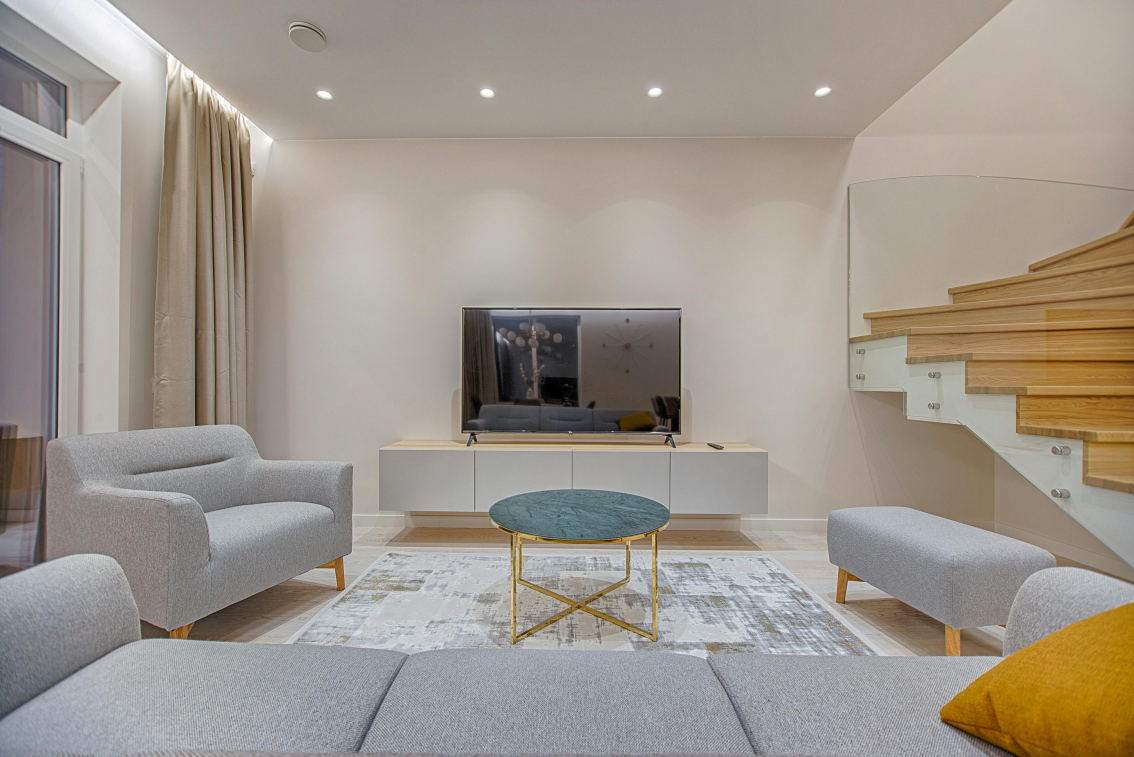
#> input picture sample.jpg, 3400 x 2270 px (shown at 1/3 size)
$ python main.py   (older library calls are emulated)
#> lines starting #> are read from the running program, lines starting #| are printed output that depends on the picture
import cv2
import numpy as np
import matplotlib.pyplot as plt
from skimage.feature import local_binary_pattern

image_path = "sample.jpg"
img = cv2.imread(image_path)
#> img is the input picture: shape (2270, 3400, 3); mean B, G, R 140.9, 150.2, 158.4
img = cv2.cvtColor(img,cv2.COLOR_BGR2RGB)

#brightness
gray = cv2.cvtColor(img, cv2.COLOR_BGR2GRAY)

patch_h, patch_w = 8, 8
img_h, img_w = gray.shape
#> img_h = 2270; img_w = 3400

brightness_map = []
for y in range(0, img_h, patch_h):
    row = []
    for x in range(0, img_w, patch_w):
        patch = gray[y:y+patch_h, x:x+patch_w]
        brightness = np.mean(patch)
        row.append(brightness)
    brightness_map.append(row)
#> after the loop, brightness_map = 284 items

brightness_map = np.array(brightness_map)


#HSV
hsv = cv2.cvtColor(img, cv2.COLOR_BGR2HSV)
#> hsv: shape (2270, 3400, 3); mean H, S, V 85.5, 37.9, 160.9
s_channel = hsv[:, :, 1]

img_h, img_w = s_channel.shape

saturation_map = []
for y in range(0, img_h, patch_h):
    row = []
    for x in range(0, img_w, patch_w):
        patch = s_channel[y:y+patch_h, x:x+patch_w]
        mean_saturation = np.mean(patch)
        row.append(mean_saturation)
    saturation_map.append(row)
#> after the loop, saturation_map = 284 items

saturation_map = np.array(saturation_map)
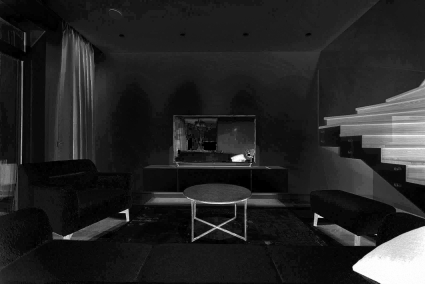
#> saturation_map: shape (284, 425) float64; min 0, max 255, mean 37.9


#shadow
darkness_map = []
for y in range(0, img_h, patch_h):
    row = []
    for x in range(0, img_w, patch_w):
        patch = gray[y:y+patch_h, x:x+patch_w]
        mean_brightness = np.mean(patch)
        darkness = 255 - mean_brightness
        row.append(darkness)
    darkness_map.append(row)
#> after the loop, darkness_map = 284 items

darkness_map = np.array(darkness_map)

edges = cv2.Canny(gray, threshold1=100, threshold2=200)
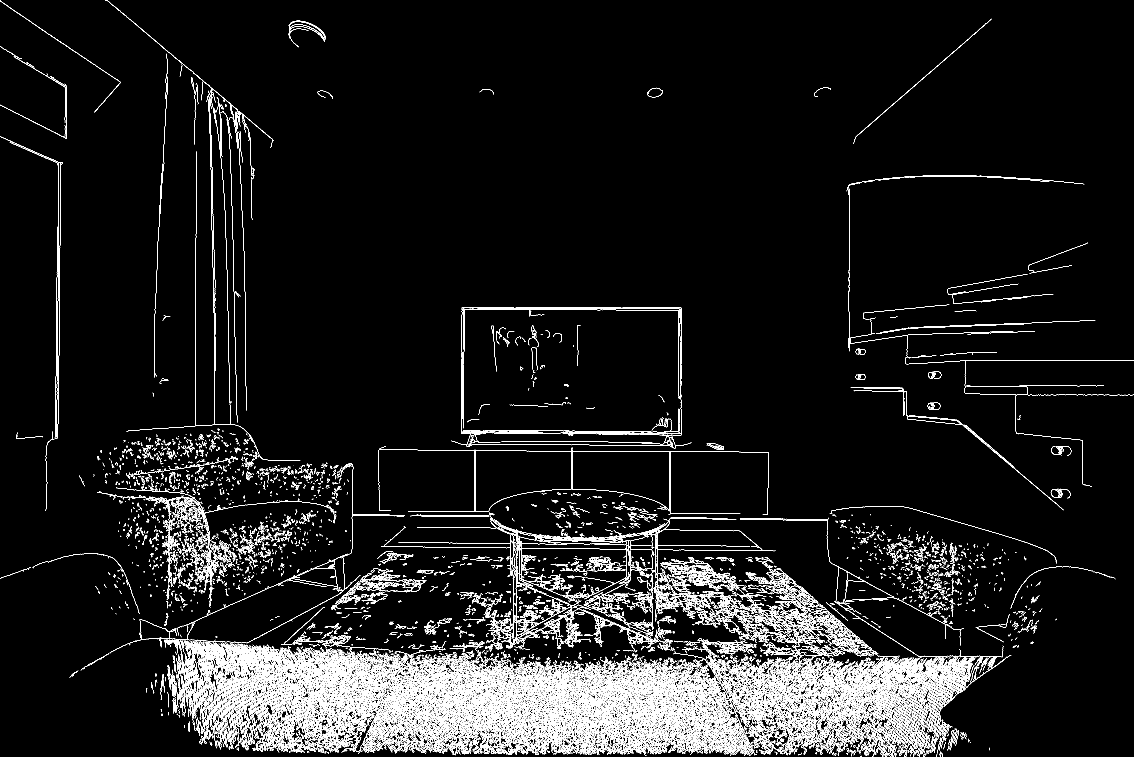
#> edges: shape (2270, 3400) (shown at 1/3 size); 4.9% white in thin lines or dots
img_h, img_w = edges.shape

edge_density_map = []
for y in range(0, img_h, patch_h):
    row = []
    for x in range(0, img_w, patch_w):
        patch = edges[y:y+patch_h, x:x+patch_w]
        edge_pixels = np.sum(patch > 0)
        density = edge_pixels / (patch_h * patch_w)
        row.append(density)
    edge_density_map.append(row)
#> after the loop, edge_density_map = 284 items

edge_density_map = np.array(edge_density_map)


sobel_x = cv2.Sobel(gray, cv2.CV_64F, 1, 0, ksize=3)
sobel_y = cv2.Sobel(gray, cv2.CV_64F, 0, 1, ksize=3)
gradient_magnitude = np.sqrt(sobel_x**2 + sobel_y**2)
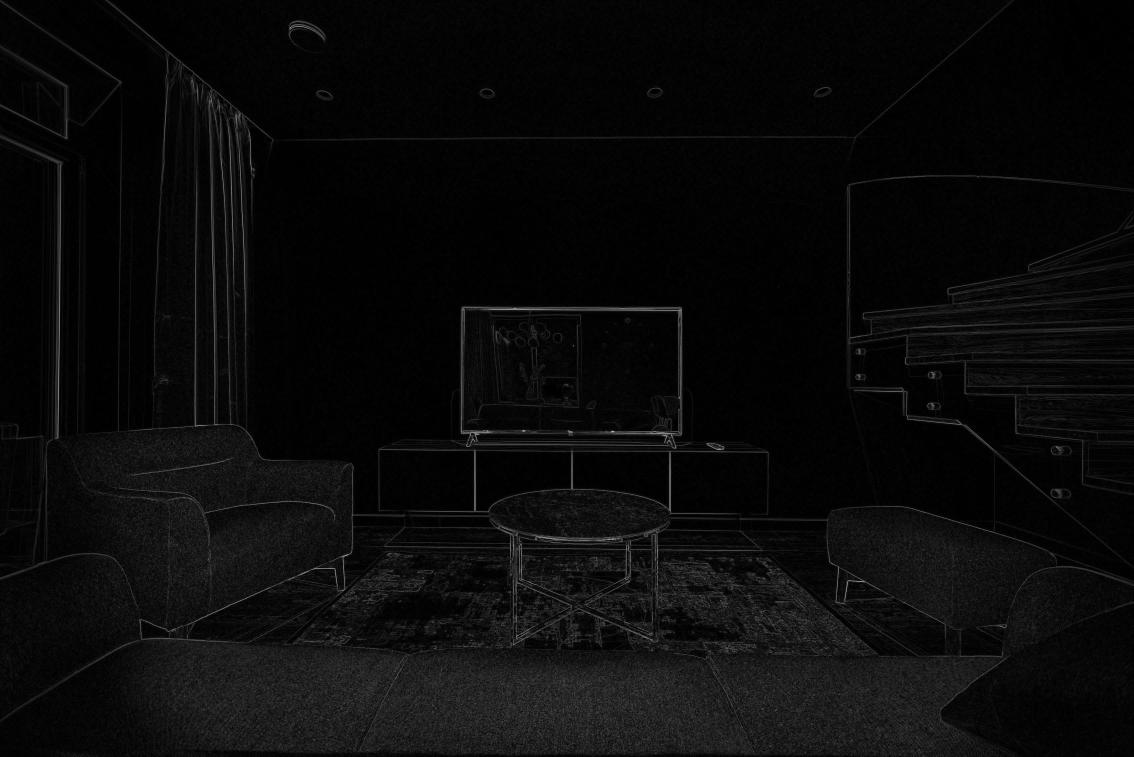
#> gradient_magnitude: shape (2270, 3400) float64 (shown at 1/3 size); min 0, max 774.3, mean 32.8; drawn with min black and max white

img_h, img_w = gradient_magnitude.shape

gradient_map = []
for y in range(0, img_h, patch_h):
    row = []
    for x in range(0, img_w, patch_w):
        patch = gradient_magnitude[y:y+patch_h, x:x+patch_w]
        mean_grad = np.mean(patch)
        row.append(mean_grad)
    gradient_map.append(row)
#> after the loop, gradient_map = 284 items

gradient_map = np.array(gradient_map)

lbp = local_binary_pattern(gray, P=8, R=1, method="uniform")
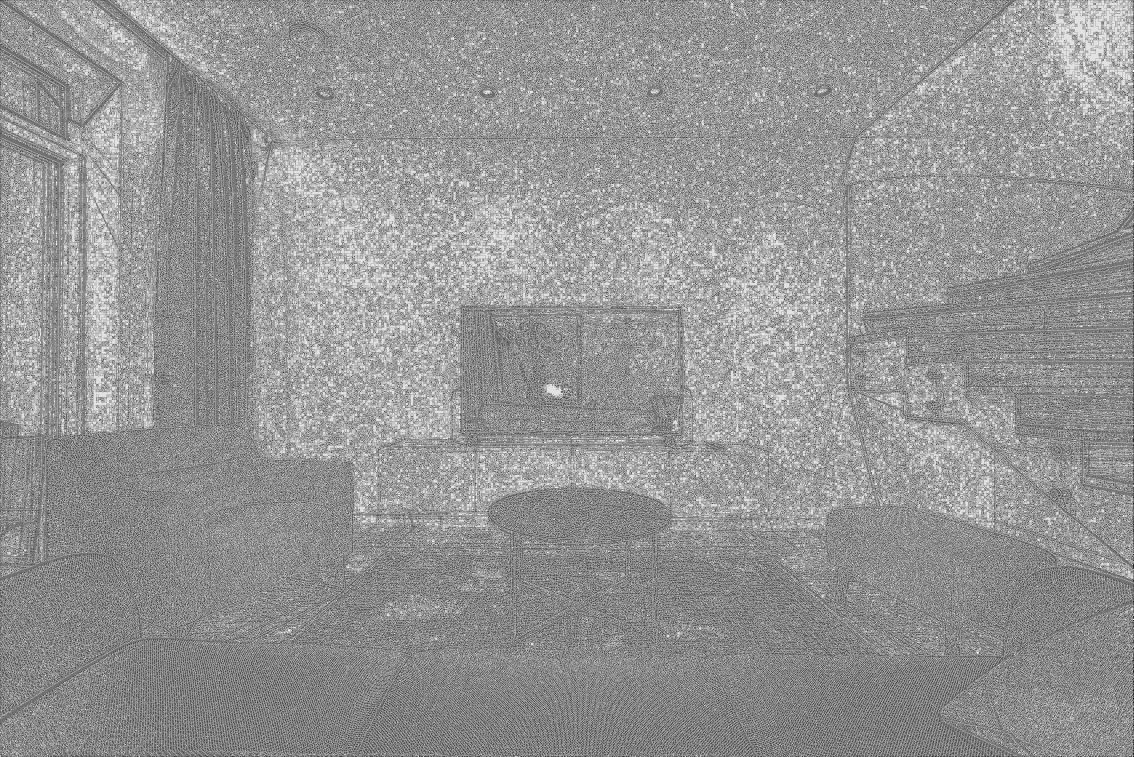
#> lbp: shape (2270, 3400) float64 (shown at 1/3 size); min 0, max 9, mean 5.26; drawn with min black and max white

img_h,img_w = lbp.shape

texture_map = []
for y in range(0,img_h, patch_h):
    row = []
    for x in range(0, img_w, patch_w):
        patch = lbp[y:y+patch_h, x:x+patch_w]
        variance = np.var(patch)
        row.append(variance)
    texture_map.append(row)
#> after the loop, texture_map = 284 items

texture_map = np.array(texture_map)


radius = 1
n_points = 8 * radius

def compute_lbp_map(gray, patch_size=8):
#> called with patch_size = 8
    height, width = gray.shape
#> height = 2270; width = 3400
    lbp = local_binary_pattern(gray, n_points, radius, method="uniform")
    h_patches = height // patch_size
#> h_patches = 283
    w_patches = width // patch_size
#> w_patches = 425
    lbp_map = np.zeros((h_patches, w_patches))
    for i in range(h_patches):
        for j in range(w_patches):
            patch = lbp[i*patch_size:(i+1)*patch_size, j*patch_size:(j+1)*patch_size]
            hist, _ = np.histogram(patch.ravel(), bins=np.arange(0, n_points + 3), range=(0, n_points + 2))
            hist = hist.astype(float) / (patch_size * patch_size)
            entropy = -np.sum(hist * np.log(hist + 1e-7))
            lbp_map[i, j] = entropy
    lbp_map /= lbp_map.max()
    lbp_map_resized = cv2.resize(lbp_map, (width, height), interpolation=cv2.INTER_LINEAR)
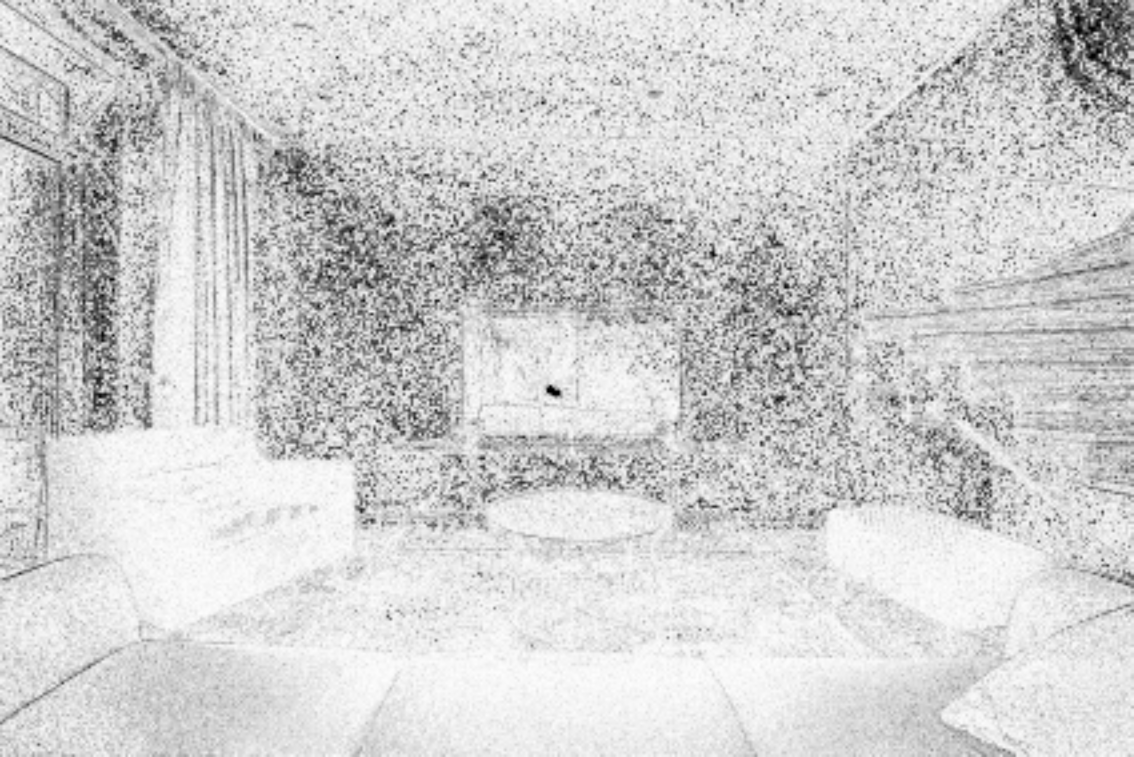
#> lbp_map_resized: shape (2270, 3400) float64 (shown at 1/3 size); min -4.36e-08, max 0.998, mean 0.814; drawn with min black and max white
    return lbp_map_resized

texture_gradient_map = compute_lbp_map(gray, patch_size=8)

fig, axes = plt.subplots(2, 4, figsize=(15, 8))

def display():
    axes[0][0].imshow(img)
    axes[0][0].set_title('Original Image')
    axes[0][0].axis('off')

    axes[0][1].imshow(brightness_map, cmap='gray')
    axes[0][1].set_title('Brightness Map')
    axes[0][1].axis('off')

    axes[0][2].imshow(saturation_map, cmap='inferno')
    axes[0][2].set_title('Saturation Map')
    axes[0][2].axis('off')

    axes[0][3].imshow(darkness_map, cmap='gray')
    axes[0][3].set_title('Darkness Map')
    axes[0][3].axis('off')

    axes[1][0].imshow(edge_density_map, cmap='gray')
    axes[1][0].set_title('Edge Density Map')
    axes[1][0].axis('off')

    axes[1][1].imshow(gradient_map, cmap='gray')
    axes[1][1].set_title('Gradient Magnitude Map')
    axes[1][1].axis('off')

    axes[1][2].imshow(texture_map, cmap='gray')
    axes[1][2].set_title('Texture Map (Gabor)')
    axes[1][2].axis('off')

    axes[1][3].imshow(texture_gradient_map, cmap='inferno')
    axes[1][3].set_title('Texture Map (LBP Entropy)')
    axes[1][3].axis('off')

    plt.tight_layout()
    plt.show()

display()
